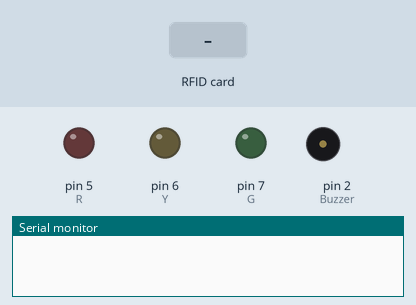
The sketch below on a simulated Arduino Uno, built with avr-gcc and run on an emulated ATmega328P. Shown: output pins drawn as LEDs (lit = HIGH), buzzer (waves = sounding, pin HIGH), the last lines printed to the serial monitor. The inputs (shaded band) are chosen by the test bench. Pins used as bus, display or sensor lines are not drawn.

Above: at 1.2 s.
1.3 s: RFID card 04 4F 27 BA 8F 61 80 held to the reader
At 1.51 s:
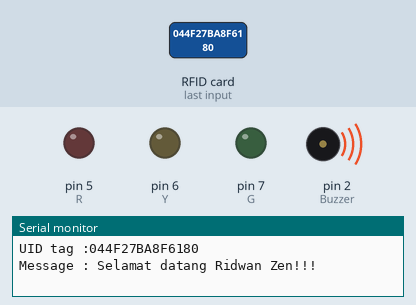
3.0 s: RFID card 0A A8 90 15 held to the reader
At 3.8 s:
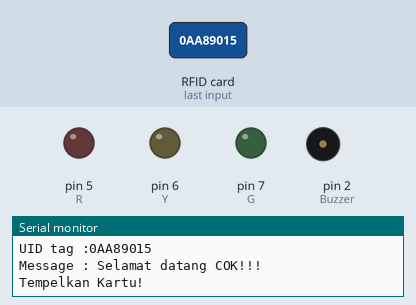
4.6 s: RFID card 5E 7A 19 C4 held to the reader
At 5.4 s:
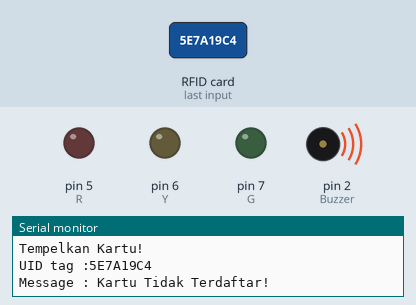
Timing chart, 0 to 7.6 s (numbered marks = the images above; inputs shaded):
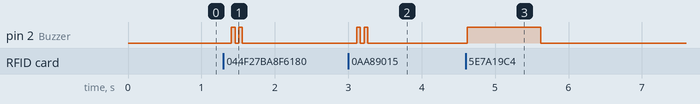

Measured:
- after the input at 1.3 s, pin 2 (Buzzer): alternates HIGH for 0.05 s and LOW for 0.05 s, 4 changes in all, then stays LOW, starting after 0.11 s
- after the input at 3.0 s, pin 2 (Buzzer): alternates HIGH for 0.05 s and LOW for 0.05 s, 4 changes in all, then stays LOW, starting after 0.11 s
- after the input at 4.6 s, pin 2 (Buzzer): LOW → HIGH at once, → LOW 1.0 s later

The sketch:

7.RFID.ino
```cpp
//INISIALISASI
#include <SPI.h>
#include <MFRC522.h>
#define SS_PIN 10
#define RST_PIN 9

int R=5,Y=6,G=7,Buzzer=2;
MFRC522 mfrc522(SS_PIN,RST_PIN);
void panggil(){
  //digitalWrite(G,HIGH);
  //digitalWrite(R,LOW);
  digitalWrite(Buzzer,HIGH);
  delay(50);
  digitalWrite(Buzzer,LOW);
  delay(50);
  digitalWrite(Buzzer,HIGH);
  delay(50);
  digitalWrite(Buzzer,LOW);
  delay(50);
}
void gagal(){
  //digitalWrite(R,HIGH);
  //digitalWrite(G,LOW);
  digitalWrite(Buzzer,HIGH);
  delay(1000);
  digitalWrite(Buzzer,LOW);
  delay(1000);
}
void setup() {
  Serial.begin(9600);
  SPI.begin();
  mfrc522.PCD_Init();
  pinMode(R,OUTPUT);
  pinMode(Y,OUTPUT);
  pinMode(G,OUTPUT);
  pinMode(Buzzer,OUTPUT);
}

void loop() {
  if(!mfrc522.PICC_IsNewCardPresent()){return;}

  if(!mfrc522.PICC_ReadCardSerial()){return;}

  Serial.print("UID tag :");String content="";
  byte letter;
  for (byte i=0;i<mfrc522.uid.size;i++)
  {
    Serial.print(mfrc522.uid.uidByte[i]<0x10?"0":"");
    Serial.print(mfrc522.uid.uidByte[i], HEX);
    content.concat(String(mfrc522.uid.uidByte[i] < 0x10 ? "0" : ""));
    content.concat(String(mfrc522.uid.uidByte[i], HEX));
  }
  Serial.println();
  Serial.print("Message : ");
  content.toUpperCase();

  if (content== "044F27BA8F6180") //Sesuaikan dengan ID kartu anda
  {
  Serial.println("Selamat datang Ridwan Zen!!!");
  delay(100);
  panggil();
  }
  else if(content=="0AA89015"){
    Serial.println("Selamat datang COK!!!");
    delay(100);
    panggil();
  }
  else{
  Serial.println("Kartu Tidak Terdaftar!");
  gagal();
  }
  //digitalWrite(R,LOW);
  //digitalWrite(G,LOW);
  Serial.println("Tempelkan Kartu!");
  delay(500); //Jeda waktu perulagan seama 500 mili detik
  }
```
